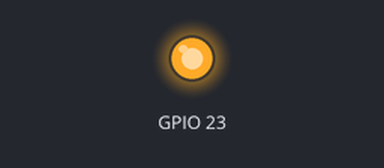
Recording of a program running on a simulated Raspberry Pi (BCM pin numbers). On the bench: output pins drawn as LEDs (lit = HIGH).

Above: at 0.2 s.
At 3.2 s:
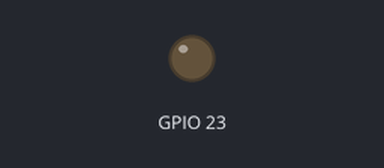
Timing chart, 0 to 5.2 s (numbered marks = the images above):
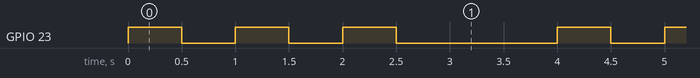

The program:

led1.py
```python
import RPi.GPIO as GPIO
from time import sleep
GPIO.setmode(GPIO.BCM)
GPIO.setup(23, GPIO.OUT)
while True:
    for i in range(3):
        GPIO.output(23, GPIO.HIGH)
        sleep(.5)
        GPIO.output(23, GPIO.LOW)
        sleep(.5)
    sleep(1)
GPIO.cleanup()
```

Measured:
- by itself, GPIO 23: repeats every 4.0 s: 2 × (LOW 0.50 s, HIGH 0.50 s), LOW 1.5 s, HIGH 0.50 s
- by itself, everything shown: repeats every 4.0 s, in 6 steps
